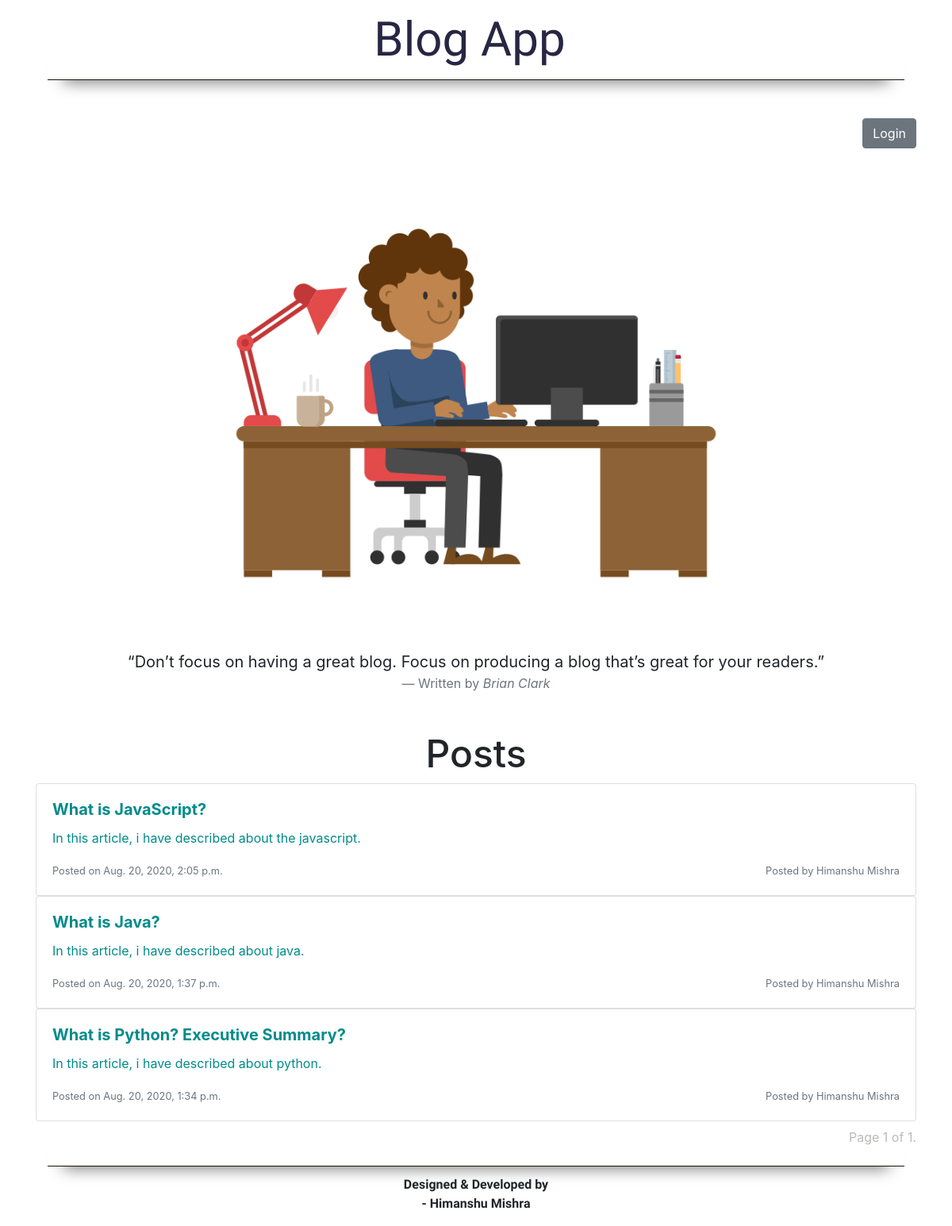
The page / on the database its author committed.
### blogApplication/models.py (models this page shows, shortened)
class Blog(models.Model):
    author = models.ForeignKey(Author, on_delete=models.CASCADE)
    title = models.CharField(max_length=350, blank=False, null=False)
    excerpt = models.CharField(max_length=1000)
    blog = models.CharField(max_length=10000)
    blogDateTime = models.DateTimeField(auto_now=True, auto_created=True)

class Author(models.Model):
    username = models.CharField(max_length=50, primary_key=True, blank=False, null=False, unique=True)
    fullname = models.CharField(max_length=250, blank=False, null=False)
    emailId = models.EmailField(max_length=250, blank=False, null=False, unique=True)
    bio = models.CharField(max_length=500, blank=True, null=True)
    password = models.CharField(max_length=75, blank=False, null=False)

### blogApplication/views.py (the view)
# urls.py: path('', index, name="IndexPage"),
def index(request):
    all_blogs = Blog.objects.all().order_by('-blogDateTime')
    paginator = Paginator(all_blogs, 4)
    page_number = request.GET.get('page')
    page_object = paginator.get_page(page_number)
    return render(request, 'blogApplication/index.html', context={'title': "Landing Page", 'blogs': page_object, 'name': request.user.username})

### blogApplication/templates/blogApplication/index.html (shortened to what this page needs)
{% extends 'blogApplication base/base.html' %}
{% load static %}
{% block content %}
        <div class="container mt-5"  id="main_section">
        <div class="row text-right">
            <div class="col">
                {% if request.user.is_authenticated %}
                    <div class="btn-group">
                      <button class="btn btn-secondary btn-md dropdown-toggle" id="user_dropdown" type="button" data-toggle="dropdown" aria-haspopup="true" aria-expanded="false">
                        {{ name }}
                      </button>
                      <div class="dropdown-menu" id="dropdown">
                        <a class="dropdown-item" href="{% url 'IndexPage' %}">Home</a>
                          <a class="dropdown-item" href="{% url 'homePage' %}">My Posts</a>
                        <a class="dropdown-item" href="{% url 'profilePage' %}">Profile</a>
                        <a class="dropdown-item" href="{% url 'settingAuthor' %}">Settings</a>
                          <a class="dropdown-item" href="{% url 'writeBlogPage' %}">Write Blog</a>
                        <div class="dropdown-divider"></div>
                        <a class="dropdown-item" href="{% url 'logoutPage' %}">Logout</a>
                      </div>
                    </div>
                {% else %}
                    <div class="btn-group">
                      <a href="{% url 'loginPage' %}">
                          <button class="btn btn-secondary btn-md " type="button">
                            Login
                          </button>
                      </a>
                    </div>
                {% endif %}
            </div>
        </div>
    </div>
    <div class="container mt-2" id="main_section">
    <div class="row">
      <div class="col">
        <img src="{% static 'images/main_section_image.png' %}" class="img-fluid">
      </div>
    </div>
    <div class="row">
      <div class="col">
        <blockquote class="blockquote text-center">
          <p class="mb-0">“Don’t focus on having a great blog. Focus on producing a blog that’s great for your readers.”</p>
          <footer class="blockquote-footer">Written by <cite title="Source Title">Brian Clark</cite></footer>
        </blockquote>
      </div>
    </div>
  </div>
    <div class="container mt-2" id="posts_section">
      <div class="row">
        <div class="col text-center mt-4">
          <h2>Posts</h2>
        </div>
      </div>
        {% if blogs %}
        {% for blog in blogs %}
        <div class="row">
            <div class="col">
                <div class="card">
                    <div class="card-body">
                        <a href="post/{{ blog.id }}">
                      <h5 class="card-title" style="font-weight: bolder">{{ blog.title }}</h5>
                      <p class="card-text">{{ blog.excerpt }}</p>
                      <div class="row">
                        <div class="col-6">
                          <p class="card-text"><small class="text-muted">Posted on {{ blog.blogDateTime }}</small></p>
                        </div>
                        <div class="col-6">
                          <p class="card-text text-right"><small class="text-muted">Posted by {{ blog.author.fullname }}</small></p>
                        </div>
                      </div>
                        </a>
                    </div>
                  </div>
            </div>
        </div>
        {% endfor %}
            {% else %}
            <div class="row text-center mt-5">
                <div class="col">
                    <h1 style="font-size: 20px">No Post yet.</h1>
                </div>
            </div>
        {% endif %}
      <div class="row mt-2">
        <div class="col">
          <nav aria-label="Page navigation example">
           <div class="pagination" style="float: right !important;color: #bcbab8 !important;">
                <span class="step-links">
                    <span class="current">
                        Page {{ blogs.number }} of {{ blogs.paginator.num_pages }}.
                    </span>
                </span>
           </div>
          </nav>
        </div>
      </div>
    </div>
{% endblock content %}

### templates/blogApplication base/base.html (shortened to what this page needs)
{% load static %}
<!DOCTYPE html>
<html lang="en">
<head>
    <link rel="stylesheet" href="https://stackpath.bootstrapcdn.com/bootstrap/4.5.2/css/bootstrap.min.css"
>
    <link rel="stylesheet" type="text/css" href="{% static 'css/index.css' %}">
</head>
<body>
  <div class="container-fluid text-center">
    <div class="row">
      <div class="col">
          <a href="{% url 'IndexPage' %}" style="text-decoration: none !important;"><h1 class="navbar-brand mb-0 h1" id="brand">Blog App</h1></a>
      </div>
    </div>
  </div>
  <hr>
    {% block content %}
    {% endblock content %}
    <br>
    <hr>
  <div class="container">
      <div class="row text-center">
        <div class="col">
          <span style="font-weight: 800;font-family: 'Alata', sans-serif;" class="designed">Designed & Developed by</span>
          <p style="font-family: 'Bad Script', cursive;font-weight: 800;" class="designed">- Himanshu Mishra</p>
        </div>
      </div>
  </div>
</body>
</html>

### static/css/index.css (style rules this page uses)
body { background-color: #ffffff; }
#brand { font-family: 'Grenze Gotisch',cursive; color: #272643; }
hr { border: none; height: 20px; width: 90%; height: 50px; margin-top: 0; border-bottom: 1px solid #1f1209; box-shadow: 0 20px 20px -20px #333; margin: -50px auto 10px; }
@media only screen and (min-width: 720px) { #brand { font-size: 5vw; } }
@media only screen and (max-width: 1440px) { h2 { font-size: 4vw; } }
a { text-decoration: none !important; color: darkcyan; }

### rows shown on the page
Blog: title "What is JavaScript?", excerpt "In this article, i have described about the javascript.", blogDateTime "Aug. 20, 2020, 2:05 p.m.", author.fullname "Himanshu Mishra"
Blog: title "What is Java?", excerpt "In this article, i have described about java.", blogDateTime "Aug. 20, 2020, 1:37 p.m.", author.fullname "Himanshu Mishra"
Blog: title "What is Python? Executive Summary?", excerpt "In this article, i have described about python.", blogDateTime "Aug. 20, 2020, 1:34 p.m.", author.fullname "Himanshu Mishra"

### other values the page prints
{{ blogs.number }} "1"
{{ blogs.paginator.num_pages }} "1"
